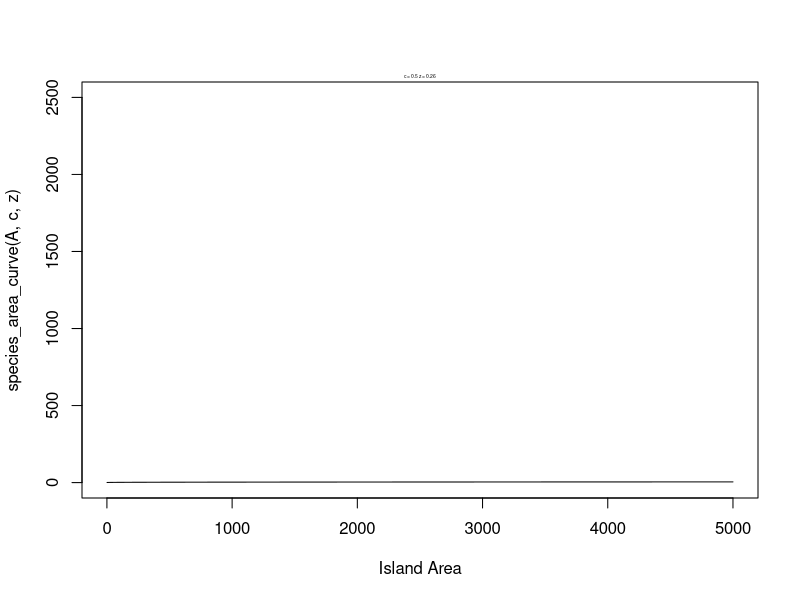
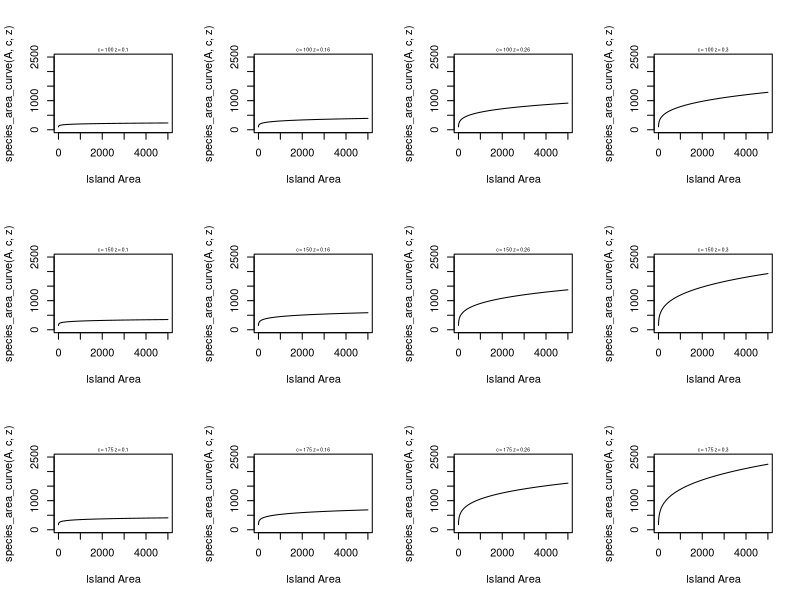
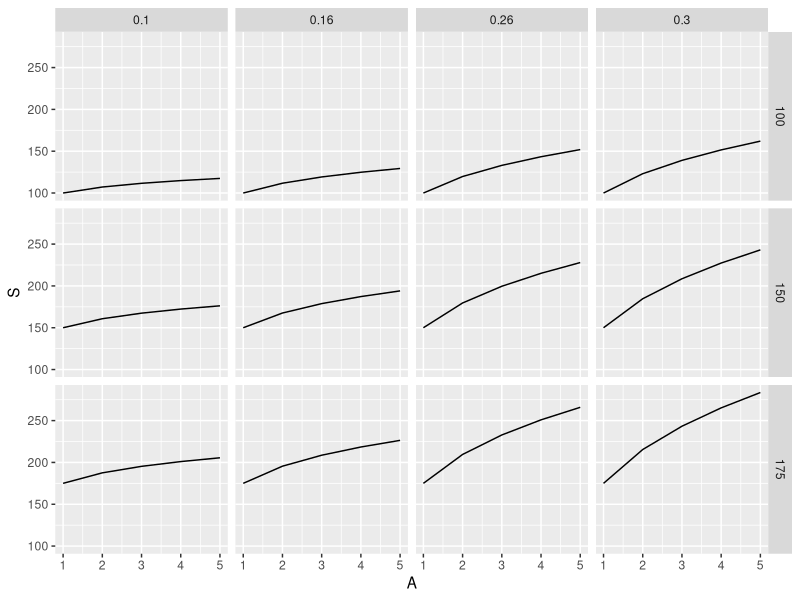
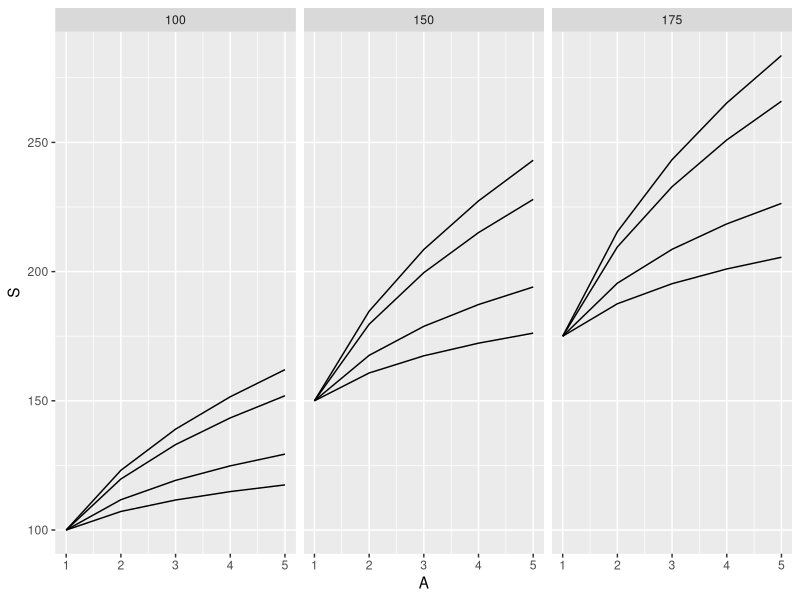
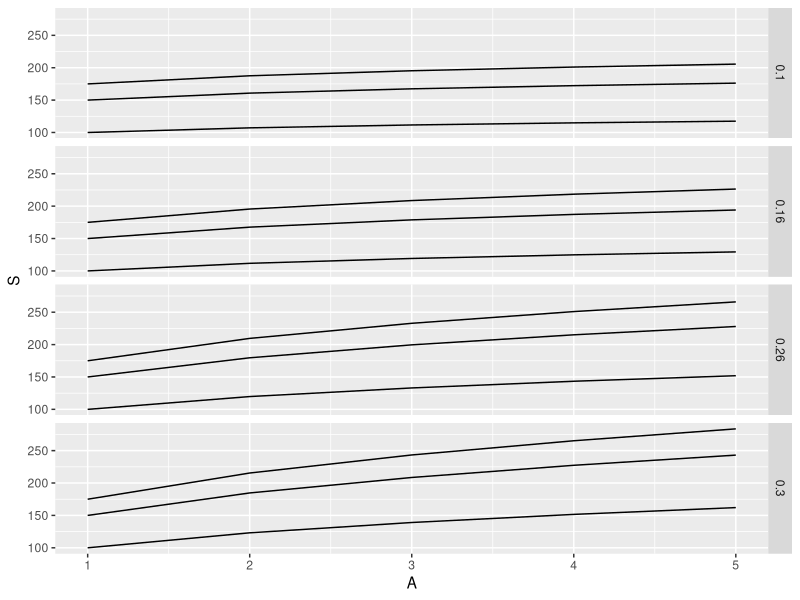

Reproduce these figures in R, in order.
# -----------------------------------------------------
# writing functions for equations and sweeping over parameters 
# 31 Mar 2020
# SEK
# -----------------------------------------------------
#
library(ggplot2)

# S=cA^2 describes species-area relationship
########################################################
# FUNCTION species_area_curve
# description: creates a power function for S and A
# inputs: A is a vector of isalnd areas
#         c is the intercept constant
 #        z is the slope constant
# outputs: S is a vector if species richness
# -----------------------------------------------------
species_area_curve <- function(A=1:5000,
                               c= 0.5,
                               z=0.26) {

S<- c*(A^z)

return(S)

}  # end of species_area_curve
########################################################

head(species_area_curve())

########################################################
# FUNCTION species_area_plot
# description: plots species area curve with parameter values
# inputs: A = vector of areas
#         c = single value for c parameter
#         z = single value for z parameter
# outputs: smoothed curve with parameters printed in graph
# -----------------------------------------------------
species_area_plot <- function(A=1:5000,
                              c= 0.5,
                              z=0.26) {

plot(x=A, y= species_area_curve(A,c,z), 
     type="l",
     xlab= "Island Area",
     ylim= c(0,2500))
  mtext(paste("c=", c, "z=", z), cex=0.3)

#return("Checking...species_area_plot")

}  # end of species_area_plot
########################################################
species_area_plot()

# build a grid of plots!

# global variables
c_pars<- c(100,150,175)
z_pars<- c(0.10, 0.16, 0.26, 0.3)
par(mfrow=c(3,4))



for (i in seq_along(c_pars)){
  for (j in seq_along(z_pars)) {
    species_area_plot(c=c_pars[i], z=z_pars[j])
  }
}
## figgure margins too large???


# exapnd.grid
expand.grid(c_pars,z_pars)

########################################################
# FUNCTION sa_output
# description: summary tests for species- area power function
# inputs: vector of predcited species richness values
# outputs: list of max-min, coeff of variation
# -----------------------------------------------------
sa_output <- function(S= runif(10)) {

sum_stats<- list(s_gain=max(S)-min(S),
                 s_cv=sd(S)/mean(S))

return(sum_stats)

}  # end of sa_output
########################################################
sa_output()

## build program body
# global variables
Area<- 1:5000
c_pars<- c(100, 150,175)
z_pars<- c(0.1, 0.16, .26, .3)

# set up model data frame
model_frame<- expand.grid(c=c_pars, z_pars)
str(model_frame)
model_frame$SGain<- NA
model_frame$SCV<- NA
head(model_frame)

# cycle through model calcs
for (i in 1:nrow(model_frame)) {
  # generate S vector
  temp1<- species_area_curve(A=Area,
                             c=model_frame[i,1],
                             z= model_frame[i,2])
  # calculate output
  temp2<- sa_output(temp1)
  
  # pass results to df
  model_frame[i, c(3,4)] <- temp2
}

print(model_frame)

# parameter sweep: ggplot ----------------------------------

area<- 1:5
c_pars<- c(100, 150,175)
z_pars<- c(0.1, .16, .26,.3)

# set up model frame
model_frame<- expand.grid(c=c_pars, 
                          z= z_pars,
                          A= area)
head(model_frame)
length(model_frame)
nrow(model_frame)

# add res var
model_frame$S<- NA

# loop through para and fill with sa function

for(i in 1:length(c_pars)) {
  for ( j in 1:length(z_pars)) {
    model_frame[model_frame$c == c_pars[i] & model_frame$z==z_pars[j], "S"] <- 
      species_area_curve(A=area, c= c_pars[i], z= z_pars[j])
  }
}
head(model_frame)

p1<- ggplot(data=model_frame)
p1 + geom_line(mapping= aes(x=A, y=S))+
  facet_grid(c~z)

p2<- p1
p2 + geom_line(mapping= aes(x=A, y=S, group=z)) + facet_grid(.~c)

p3<- p1
p3+ geom_line(mapping= aes(x=A, y= S, group=c)) + facet_grid(z~.)
